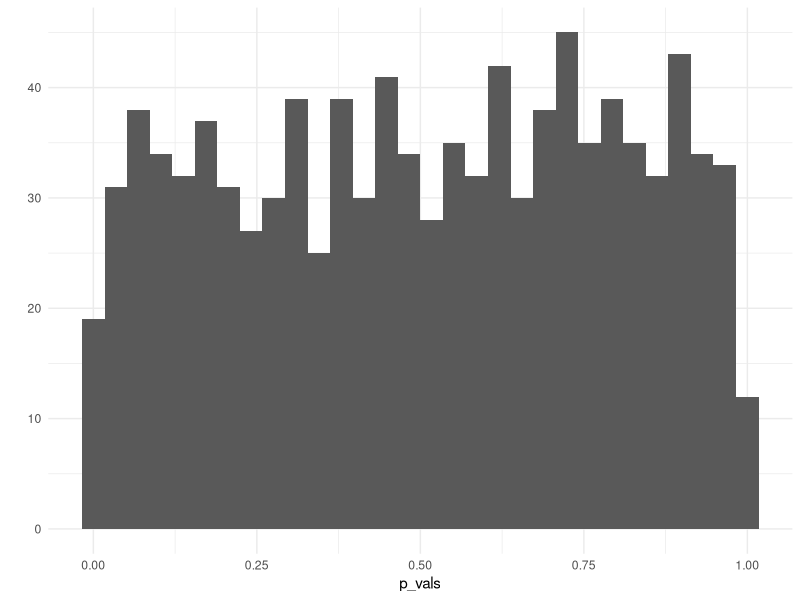
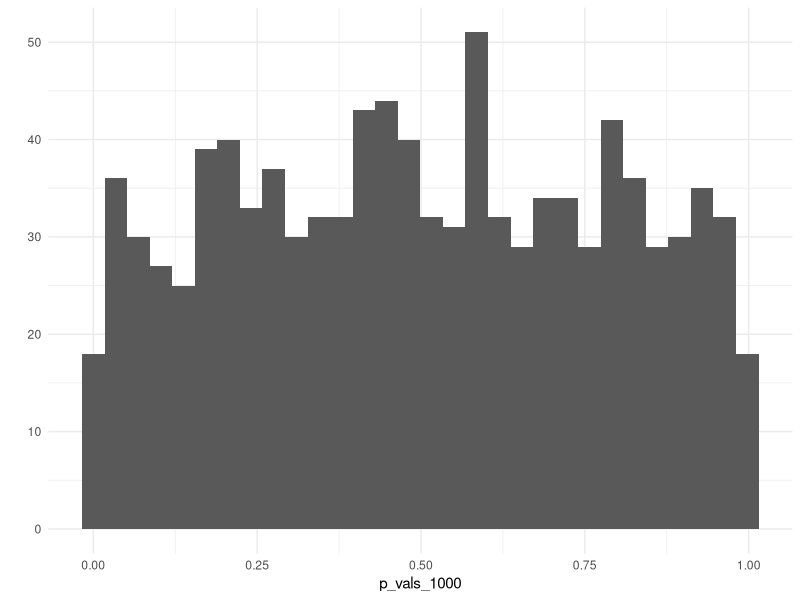
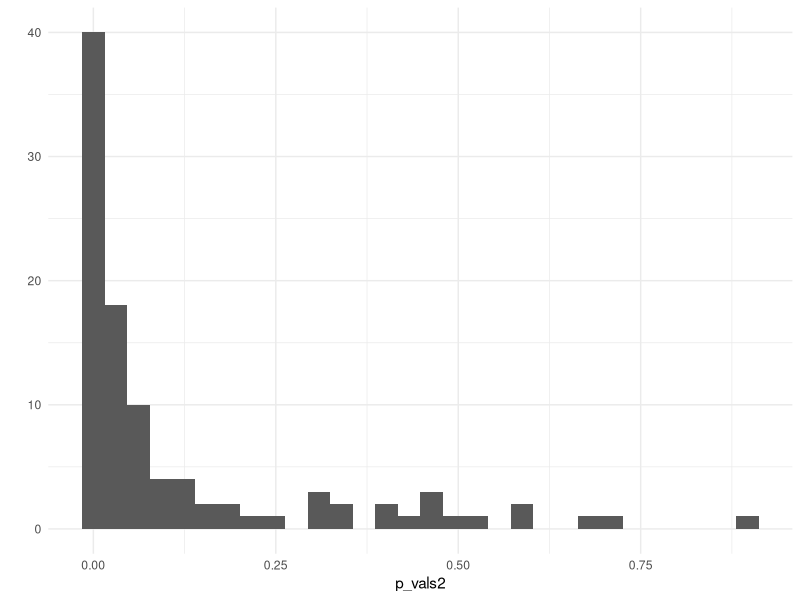
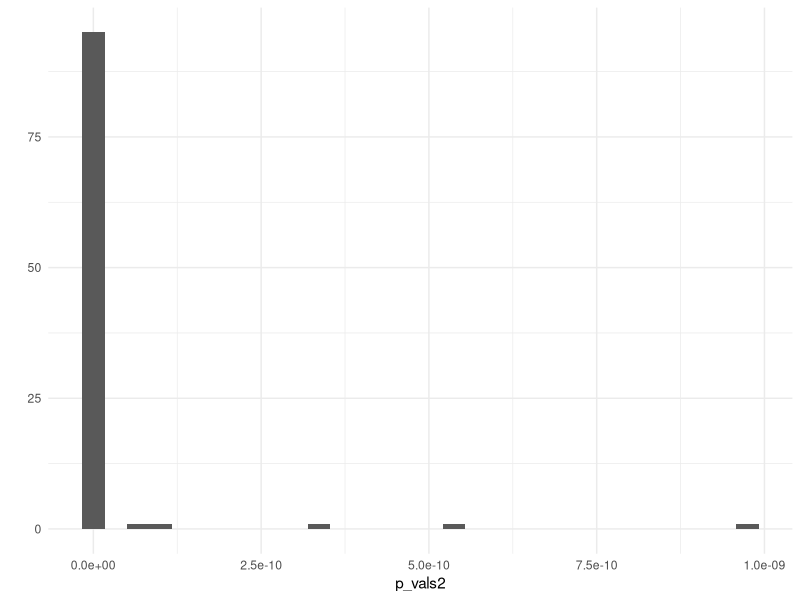

The R script that drew these images, in order:
## ---- chunk 1
set.seed(123)
## ---- chunk 2
library(tidyverse)
theme_set(theme_minimal())
## ---- chunk 3
iq_population <- rnorm(n = 220000, mean = 100, sd = 15)
summary(iq_population)
## ---- chunk 4
sample_a <- sample(iq_population, size = 20)
summary(sample_a)
## ---- chunk 5
sample_b <- sample(iq_population, size = 20)
summary(sample_b)
## ---- chunk 6
t.test(sample_a, sample_b, var.equal = T)
## ---- chunk 7
p_vals <- replicate(n = 1000, {
  t.test(
    x = sample(iq_population, 20),
    y = sample(iq_population, 20),
    var.equal = T
  )$p.value
})

head(p_vals)
## ---- chunk 8
#| fig-cap: "Histogranm von 1000 p-Werten aus der Simulation"
qplot(p_vals)
## ---- chunk 9
sum(p_vals <= .05)
## ---- chunk 10
p_vals_1000 <- replicate(n = 1000, {
  t.test(
    x = sample(iq_population, 1000),
    y = sample(iq_population, 1000),
    var.equal = T
  )$p.value
})
qplot(p_vals_1000)
## ---- chunk 11
sum(p_vals_1000 <= .05)
## ---- chunk 12
iq_jgu <- rnorm(n = 31000, mean = 110, sd = 15)
summary(iq_jgu)
## ---- chunk 13
t.test(sample(iq_jgu, size = 20),
  sample(iq_population, size = 20),
  var.equal = T
)
## ---- chunk 14
p_vals2 <- replicate(n = 100, {
  t.test(
    x = sample(iq_jgu, 20),
    y = sample(iq_population, 20),
    var.equal = T
  )$p.value
})

p_vals2
qplot(p_vals2)
## ---- chunk 15
sum(p_vals2 > .05)
## ---- chunk 16
p_vals2 <- replicate(n = 100, {
  t.test(
    x = sample(iq_jgu, 300),
    y = sample(iq_population, 300),
    var.equal = T
  )$p.value
})

p_vals2
qplot(p_vals2)
## ---- chunk 17
sum(p_vals2 > .05)
